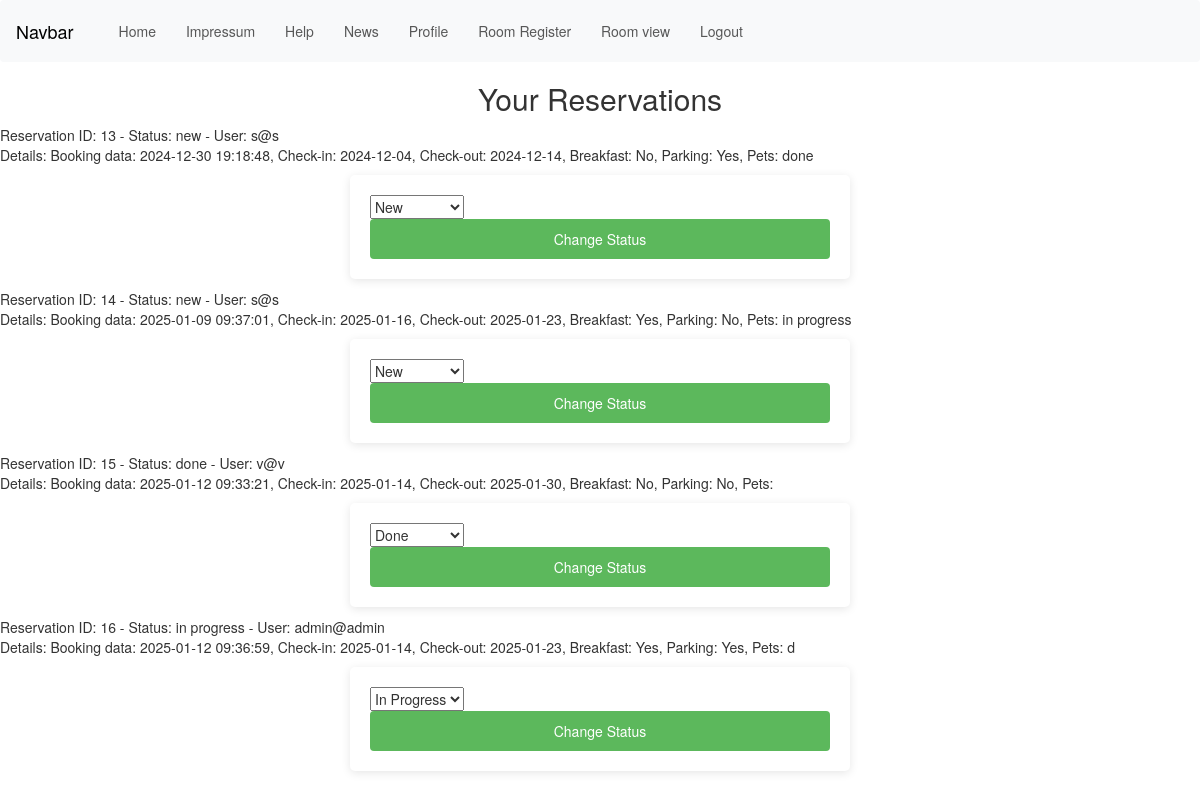
The app's page /inc/view_room.php (signed in), older data.
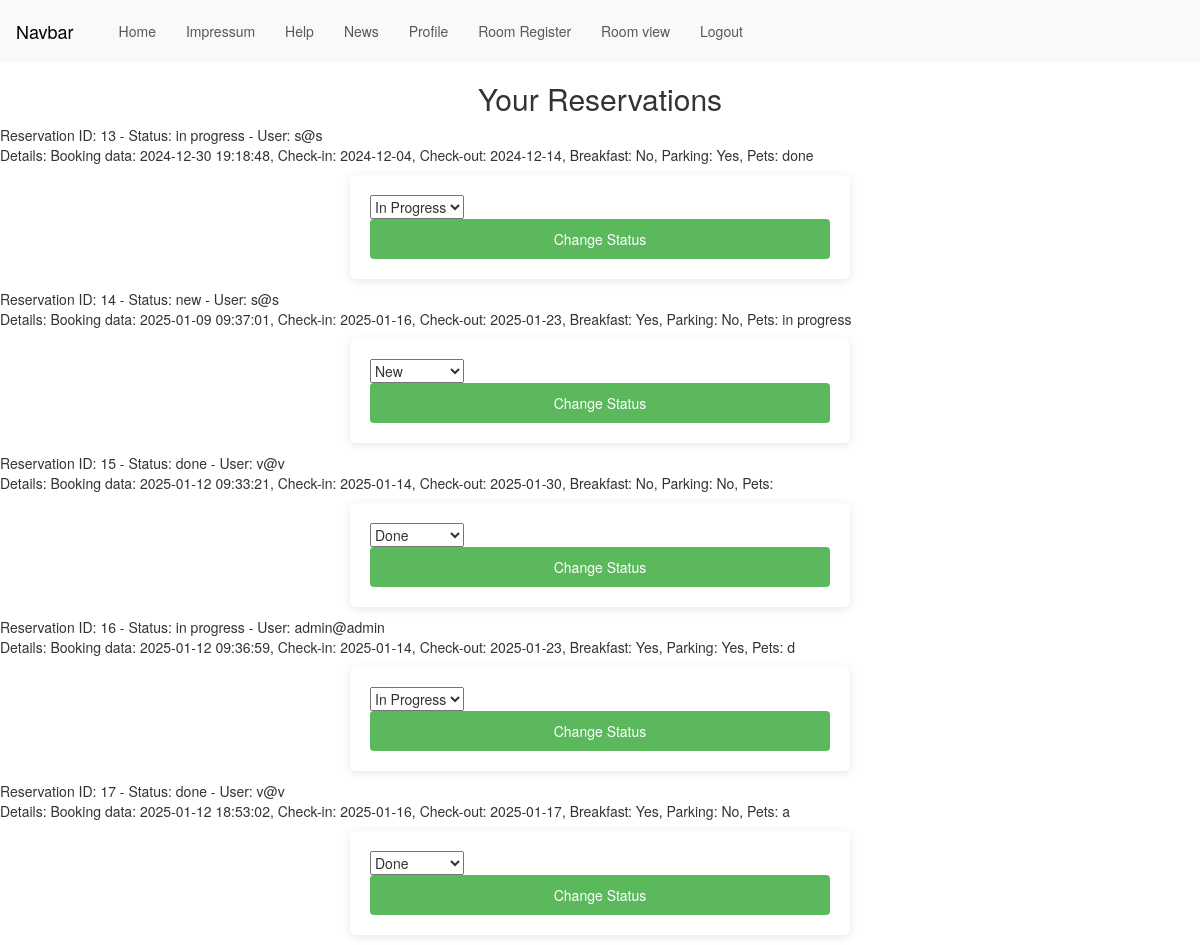
The same page, newer data.
### tables this page shows
CREATE TABLE `rooms` (
  `checkin` date NOT NULL,
  `checkout` date NOT NULL,
  `breakfast` varchar(10) NOT NULL,
  `parking` varchar(10) NOT NULL,
  `pets` varchar(100) NOT NULL,
  `id` int NOT NULL,
  `status` varchar(100) NOT NULL,
  `date` datetime NOT NULL,
  `email` varchar(30) NOT NULL
);

### inc/view_room.php (the view, shortened to what this page needs)
<head>
    <?php include 'head.php'; ?>
    <link rel="stylesheet" href="../res/css/style.css">
</head>
<body>
    <?php
    $tableName = 'rooms';
    include 'navigation.php';
    include 'db.php';
    echo "<h2 style='text-align: center;'>Your Reservations</h2>";
    if ($_SESSION['isAdmin']) {
        $sql = "SELECT * FROM $tableName";
    } else {
        $email = $_SESSION['user_logged_in'];
        $sql = "SELECT * FROM $tableName WHERE email='$email'";
    }
    $result = $db_obj->query($sql);
    $rows = [];
    while ($row = $result->fetch_array(MYSQLI_ASSOC)) {
        $rows[] = $row;
    }
    if (!empty($rows)) {
        foreach ($rows as $row) {
            echo "<p>Reservation ID: " . $row['id'] . " - Status: {$row['status']}";
            if ($_SESSION['isAdmin']) {
                echo " - User: " . $row['email'];
            }
            echo "<br>";
            echo "Details: Booking data: {$row['date']}, Check-in: {$row['checkin']}, Check-out: {$row['checkout']}, Breakfast: {$row['breakfast']}, Parking: {$row['parking']}, Pets: {$row['pets']}<br>";
            if ($_SESSION['isAdmin']) {
                echo "<form method='POST' action=''>";
                echo "<select name='new_status'>";
                echo "<option value='new'" . ($row['status'] == 'new' ? ' selected' : '') . ">New</option>";
                echo "<option value='in progress'" . ($row['status'] == 'in progress' ? ' selected' : '') . ">In Progress</option>";
                echo "<option value='done'" . ($row['status'] == 'done' ? ' selected' : '') . ">Done</option>";
                echo "</select>";
                echo "<input type='submit' value='Change Status'>";
                echo "</form>";
            }
            echo "</p>";
        }
    } else {
        echo "<p>No reservations found.</p>";
    }
    ?>
</body>

Row changes from the older to the newer data that the page shows:
changed rooms id 13: status "new" → "in progress"; new_status "New" → "In Progress"
added rooms: id "17", status "done", email "v@v", date "2025-01-12 18:53:02", checkin "2025-01-16", checkout "2025-01-17", breakfast "Yes", parking "No", pets "a", new_status "Done"
